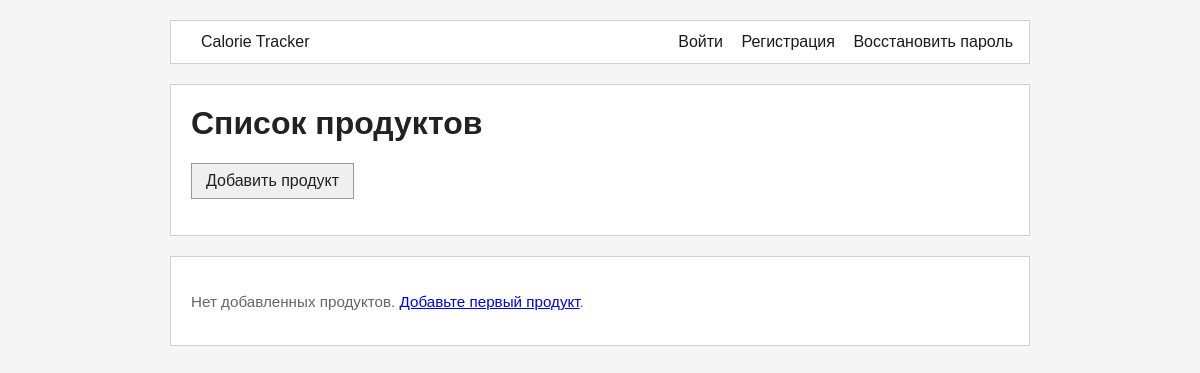
Before: /products/ with the older database file.
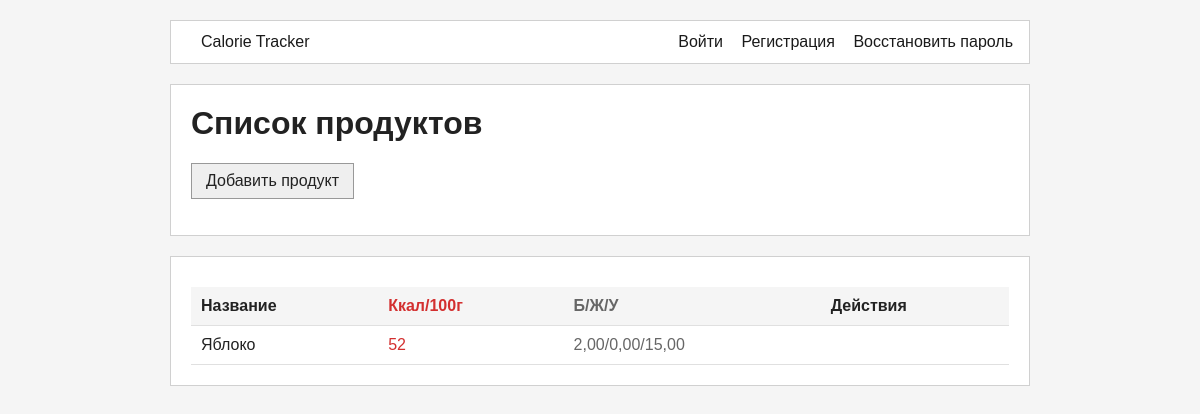
After: the same page with the newer database file.
### products/models.py (models this page shows, shortened)
class Product(models.Model):
    name = models.CharField(max_length=200, verbose_name="Название")
    calories_per_100g = models.PositiveIntegerField(verbose_name="Калории на 100г")
    protein_per_100g = models.DecimalField(max_digits=5, decimal_places=2, default=0, verbose_name="Белки на 100г")
    fat_per_100g = models.DecimalField(max_digits=5, decimal_places=2, default=0, verbose_name="Жиры на 100г")
    carbs_per_100g = models.DecimalField(max_digits=5, decimal_places=2, default=0, verbose_name="Углеводы на 100г")
    creator = models.ForeignKey(User, on_delete=models.PROTECT, null=True, blank=True, verbose_name="Создатель")
    class Meta:
        verbose_name = "Продукт"
        verbose_name_plural = "Продукты"
        ordering = ['name']

### products/views.py (the view)
# urls.py: path('', product_list_view, name='list'),
def product_list_view(request):
    products = Product.objects.all()
    for product in products:
        product.can_edit = product.creator == request.user or request.user.is_staff
        product.can_delete = product.creator == request.user or request.user.is_staff
    return render(request, 'products/product_list.html', {'products': products})

### templates/products/product_list.html (shortened to what this page needs)
{% extends 'base.html' %}
{% block content %}
<div class="card">
    <h1>Список продуктов</h1>
    <p><a class="button-link" href="{% url 'products:add' %}">Добавить продукт</a></p>
</div>
{% if products %}
    <div class="card">
        <table class="product-table">
            <thead>
                <tr>
                    <th>Название</th>
                    <th style="color: #d32f2f;">Ккал/100г</th>
                    <th style="color: #666;">Б/Ж/У</th>
                    <th>Действия</th>
                </tr>
            </thead>
            <tbody>
                {% for product in products %}
                    <tr>
                        <td>{{ product.name }}</td>
                        <td style="color: #d32f2f;">{{ product.calories_per_100g }}</td>
                        <td style="color: #666;">{{ product.protein_per_100g }}/{{ product.fat_per_100g }}/{{ product.carbs_per_100g }}</td>
                        <td>
                        </td>
                    </tr>
                {% endfor %}
            </tbody>
        </table>
    </div>
{% else %}
    <div class="card">
        <p class="muted">Нет добавленных продуктов. <a href="{% url 'products:add' %}">Добавьте первый продукт</a>.</p>
    </div>
{% endif %}
{% endblock %}

Changed rows visible on the page:
added Product: name "Яблоко", calories_per_100g "52", protein_per_100g "2,00", fat_per_100g "0,00", carbs_per_100g "15,00"
Other visible differences:
text no longer shown: "Нет добавленных продуктов. Добавьте первый продукт ."
text now shown: "Название Ккал/100г Б/Ж/У Действия"
